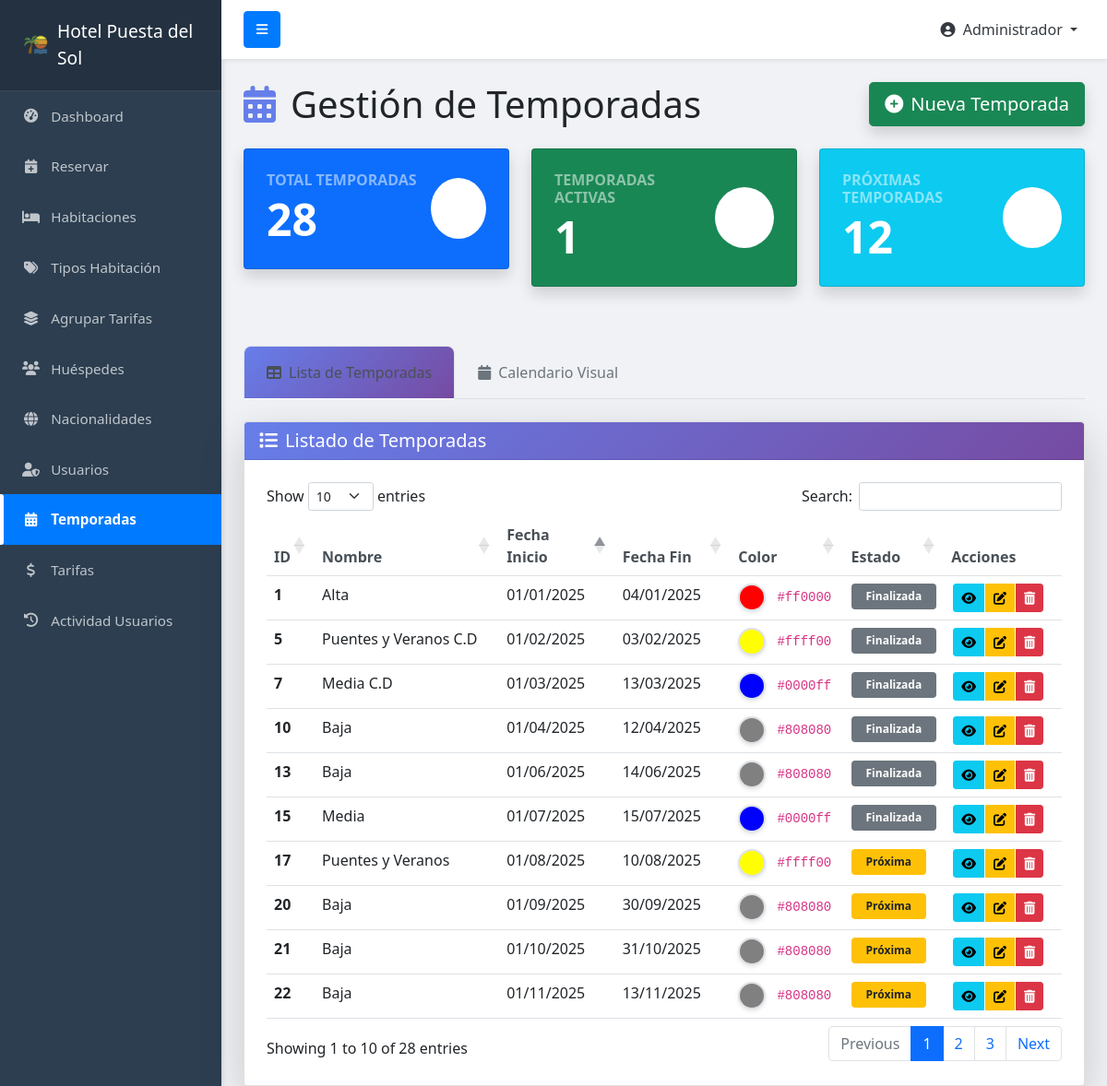
The app's page /temporada/temporadas.php (signed in) with its own data.
### tables this page shows
CREATE TABLE `temporadas` (
  `id` int(11) NOT NULL,
  `nombre` varchar(100) DEFAULT NULL,
  `fecha_inicio` date DEFAULT NULL,
  `fecha_fin` date DEFAULT NULL,
  `color` varchar(7) DEFAULT '#007bff'
);

### temporada/temporadas.php (the view, shortened to what this page needs)
<?php
require_once '../config/db_connect.php';
$query_temporadas = "SELECT id, nombre, fecha_inicio, fecha_fin, color FROM temporadas ORDER BY fecha_inicio ASC";
$result_temporadas = mysqli_query($conn, $query_temporadas);
$stats = [];
$stats['total'] = mysqli_num_rows($result_temporadas);
$query_activas = "SELECT COUNT(*) as total FROM temporadas WHERE CURDATE() BETWEEN fecha_inicio AND fecha_fin";
$result_activas = mysqli_query($conn, $query_activas);
$stats['activas'] = mysqli_fetch_assoc($result_activas)['total'];
$query_proximas = "SELECT COUNT(*) as total FROM temporadas WHERE fecha_inicio > CURDATE()";
$result_proximas = mysqli_query($conn, $query_proximas);
$stats['proximas'] = mysqli_fetch_assoc($result_proximas)['total'];
mysqli_data_seek($result_temporadas, 0);
?>
<!DOCTYPE html>
<html lang="es">
<head>
    <link href="https://cdn.jsdelivr.net/npm/bootstrap@5.1.3/dist/css/bootstrap.min.css" rel="stylesheet">
    <link rel="stylesheet" href="https://cdnjs.cloudflare.com/ajax/libs/font-awesome/6.0.0-beta3/css/all.min.css">
    <link rel="stylesheet" href="https://cdn.datatables.net/1.11.3/css/dataTables.bootstrap5.min.css">
    <link rel="stylesheet" href="https://cdn.jsdelivr.net/npm/sweetalert2@11/dist/sweetalert2.min.css">
    <link href='https://cdn.jsdelivr.net/npm/fullcalendar@5.11.3/main.min.css' rel='stylesheet' />
</head>
<body>
    <?php require_once '../includes/sidebar.php';  ?>
    <div id="page-content-wrapper">
        <div class="container-fluid mt-4">
            <div class="row">
                <div class="col-12">
                    <h1 class="mb-4 text-dark">
                        <i class="fas fa-calendar-alt me-3" style="color: #667eea;"></i>Gestión de Temporadas
                        <button class="btn btn-success btn-lg float-end shadow" data-bs-toggle="modal" data-bs-target="#modalCrearEditarTemporada" id="btnNuevoTemporada">
                            <i class="fas fa-plus-circle me-2"></i>Nueva Temporada
                        </button>
                    </h1>
                </div>
            </div>
            <div class="row mb-5">
                <div class="col-lg-4 col-md-6 mb-3">
                    <div class="card bg-primary text-white shadow card-stats">
                        <div class="card-body p-4">
                            <div class="d-flex justify-content-between align-items-center">
                                <div>
                                    <h6 class="text-uppercase text-white-50 mb-1 fw-bold">Total Temporadas</h6>
                                    <h2 class="display-5 fw-bold mb-0"><?php echo $stats['total']; ?></h2>
                                </div>
                                <div class="bg-white bg-opacity-20 p-3 rounded-circle">
                                    <i class="fas fa-calendar-alt fa-2x"></i>
                                </div>
                            </div>
                        </div>
                    </div>
                </div>
                <div class="col-lg-4 col-md-6 mb-3">
                    <div class="card bg-success text-white shadow card-stats">
                        <div class="card-body p-4">
                            <div class="d-flex justify-content-between align-items-center">
                                <div>
                                    <h6 class="text-uppercase text-white-50 mb-1 fw-bold">Temporadas Activas</h6>
                                    <h2 class="display-5 fw-bold mb-0"><?php echo $stats['activas']; ?></h2>
                                </div>
                                <div class="bg-white bg-opacity-20 p-3 rounded-circle">
                                    <i class="fas fa-play-circle fa-2x"></i>
                                </div>
                            </div>
                        </div>
                    </div>
                </div>
                <div class="col-lg-4 col-md-6 mb-3">
                    <div class="card bg-info text-white shadow card-stats">
                        <div class="card-body p-4">
                            <div class="d-flex justify-content-between align-items-center">
                                <div>
                                    <h6 class="text-uppercase text-white-50 mb-1 fw-bold">Próximas Temporadas</h6>
                                    <h2 class="display-5 fw-bold mb-0"><?php echo $stats['proximas']; ?></h2>
                                </div>
                                <div class="bg-white bg-opacity-20 p-3 rounded-circle">
                                    <i class="fas fa-clock fa-2x"></i>
                                </div>
                            </div>
                        </div>
                    </div>
                </div>
            </div>
            <ul class="nav nav-tabs mb-4" id="temporadasTabs" role="tablist">
                <li class="nav-item" role="presentation">
                    <button class="nav-link active" id="tabla-tab" data-bs-toggle="tab" data-bs-target="#tabla" type="button" role="tab">
                        <i class="fas fa-table me-2"></i>Lista de Temporadas
                    </button>
                </li>
                <li class="nav-item" role="presentation">
                    <button class="nav-link" id="calendario-tab" data-bs-toggle="tab" data-bs-target="#calendario" type="button" role="tab">
                        <i class="fas fa-calendar me-2"></i>Calendario Visual
                    </button>
                </li>
            </ul>
            <div class="tab-content" id="temporadasTabsContent">
                <div class="tab-pane fade show active" id="tabla" role="tabpanel">
                    <div class="card shadow-lg">
                        <div class="card-header">
                            <h5 class="mb-0"><i class="fas fa-list me-2"></i>Listado de Temporadas</h5>
                        </div>
                        <div class="card-body p-4">
                            <div class="table-responsive">
                                <table class="table table-hover" id="tablaTemporadas" width="100%" cellspacing="0">
                                    <thead>
                                        <tr>
                                            <th width="5%">ID</th>
                                            <th width="25%">Nombre</th>
                                            <th width="15%">Fecha Inicio</th>
                                            <th width="15%">Fecha Fin</th>
                                            <th width="15%">Color</th>
                                            <th width="10%">Estado</th>
                                            <th width="15%">Acciones</th>
                                        </tr>
                                    </thead>
                                    <tbody>
                                        <?php
                                        mysqli_data_seek($result_temporadas, 0);
                                        while ($temporada = mysqli_fetch_assoc($result_temporadas)):
                                            $fecha_actual = date('Y-m-d');
                                            $estado = '';
                                            $estado_class = '';
                                            if ($fecha_actual < $temporada['fecha_inicio']) {
                                                $estado = 'Próxima';
                                                $estado_class = 'bg-warning text-dark';
                                            } elseif ($fecha_actual >= $temporada['fecha_inicio'] && $fecha_actual <= $temporada['fecha_fin']) {
                                                $estado = 'Activa';
                                                $estado_class = 'bg-success';
                                            } else {
                                                $estado = 'Finalizada';
                                                $estado_class = 'bg-secondary';
                                            }
                                        ?>
                                        <tr>
                                            <td class="fw-bold"><?php echo htmlspecialchars($temporada['id']); ?></td>
                                            <td class="fw-semibold"><?php echo htmlspecialchars($temporada['nombre']); ?></td>
                                            <td><?php echo date('d/m/Y', strtotime($temporada['fecha_inicio'])); ?></td>
                                            <td><?php echo date('d/m/Y', strtotime($temporada['fecha_fin'])); ?></td>
                                            <td>
                                                <div class="color-circle" style="background-color: <?php echo htmlspecialchars($temporada['color']); ?>;"></div>
                                                <code><?php echo htmlspecialchars($temporada['color']); ?></code>
                                            </td>
                                            <td>
                                                <span class="badge <?php echo $estado_class; ?> px-3 py-2"><?php echo $estado; ?></span>
                                            </td>
                                            <td>
                                                <div class="btn-group" role="group">
                                                    <button class="btn btn-info btn-sm btn-details" data-id="<?php echo $temporada['id']; ?>" title="Ver Detalles">
                                                        <i class="fas fa-eye"></i>
                                                    </button>
                                                    <button class="btn btn-warning btn-sm btn-edit" data-id="<?php echo $temporada['id']; ?>" title="Editar">
                                                        <i class="fas fa-edit"></i>
                                                    </button>
                                                    <button class="btn btn-danger btn-sm btn-delete" data-id="<?php echo $temporada['id']; ?>" title="Eliminar">
                                                        <i class="fas fa-trash-alt"></i>
                                                    </button>
                                                </div>
                                            </td>
                                        </tr>
                                        <?php endwhile; ?>
                                    </tbody>
                                </table>
                            </div>
                        </div>
                    </div>
                </div>
            </div>
        </div>
    </div>
</body>
</html>

### temporada/temporadas.php (style rules this page uses)
body { overflow-x: hidden; background-color: #f8f9fa; }
.card-stats { transition: transform 0.2s; cursor: pointer; }
.color-circle { width: 30px; height: 30px; border-radius: 50%; display: inline-block; vertical-align: middle; border: 2px solid #dee2e6; margin-right: 8px; box-shadow: 0 2px 4px rgba(0,0,0,0.1); }
.table th { background-color: #f8f9fa; border-top: none; font-weight: 600; color: #495057; }
.btn-sm { padding: 0.375rem 0.75rem; margin: 0 2px; }
.card { border: none; border-radius: 12px; overflow: hidden; }
.card-header { background: linear-gradient(135deg, #667eea 0%, #764ba2 100%); color: white; border: none; padding: 1.5rem; }
.nav-tabs .nav-link { border: none; color: #6c757d; font-weight: 500; padding: 1rem 1.5rem; }
.nav-tabs .nav-link.active { background: linear-gradient(135deg, #667eea 0%, #764ba2 100%); color: white; border-radius: 8px 8px 0 0; }

### includes/sidebar.php (style rules this page uses)
body { overflow-x: hidden; background-color: #f0f2f5; }
#page-content-wrapper { min-width: 100vw; }
@media (min-width: 768px) { #page-content-wrapper { min-width: 0; width: 100%; } }

### records on screen
temporadas: id "1", nombre "Alta", fecha_inicio "01/01/2025", fecha_fin "04/01/2025", color "#ff0000", estado "Finalizada"
temporadas: id "5", nombre "Puentes y Veranos C.D", fecha_inicio "01/02/2025", fecha_fin "03/02/2025", color "#ffff00", estado "Finalizada"
temporadas: id "7", nombre "Media C.D", fecha_inicio "01/03/2025", fecha_fin "13/03/2025", color "#0000ff", estado "Finalizada"
temporadas: id "10", nombre "Baja", fecha_inicio "01/04/2025", fecha_fin "12/04/2025", color "#808080", estado "Finalizada"
temporadas: id "13", nombre "Baja", fecha_inicio "01/06/2025", fecha_fin "14/06/2025", color "#808080", estado "Finalizada"
temporadas: id "15", nombre "Media", fecha_inicio "01/07/2025", fecha_fin "15/07/2025", color "#0000ff", estado "Finalizada"
temporadas: id "17", nombre "Puentes y Veranos", fecha_inicio "01/08/2025", fecha_fin "10/08/2025", color "#ffff00", fecha_inicio "Próxima"
temporadas: id "20", nombre "Baja", fecha_inicio "01/09/2025", fecha_fin "30/09/2025", color "#808080", fecha_inicio "Próxima"
temporadas: id "21", nombre "Baja", fecha_inicio "01/10/2025", fecha_fin "31/10/2025", color "#808080", fecha_inicio "Próxima"
temporadas: id "22", nombre "Baja", fecha_inicio "01/11/2025", fecha_fin "13/11/2025", color "#808080", fecha_inicio "Próxima"

### other values on screen
$_SESSION['nombre'] "Administrador"
$stats['total'] "28"
$stats['activas'] "1"
$stats['proximas'] "12"
